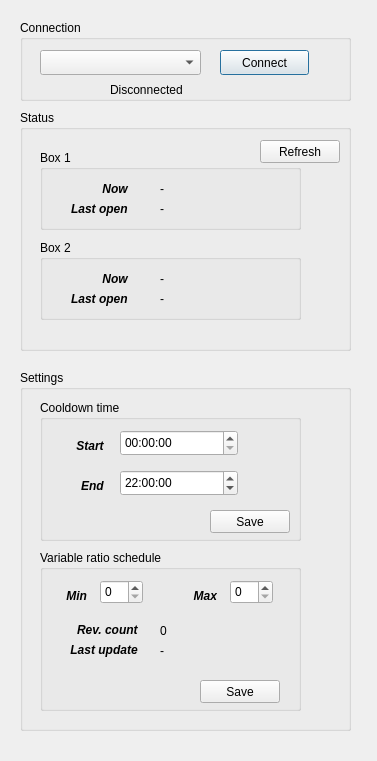
<?xml version="1.0" encoding="UTF-8"?>
<ui version="4.0">
 <class>ArduinoBox</class>
 <widget class="QDialog" name="ArduinoBox">
  <property name="geometry">
   <rect>
    <x>0</x>
    <y>0</y>
    <width>377</width>
    <height>761</height>
   </rect>
  </property>
  <property name="windowTitle">
   <string>Arduino Box</string>
  </property>
  <widget class="QGroupBox" name="groupBox">
   <property name="geometry">
    <rect>
     <x>20</x>
     <y>20</y>
     <width>331</width>
     <height>81</height>
    </rect>
   </property>
   <property name="title">
    <string>Connection</string>
   </property>
   <widget class="QComboBox" name="portsComboBox">
    <property name="geometry">
     <rect>
      <x>20</x>
      <y>30</y>
      <width>161</width>
      <height>25</height>
     </rect>
    </property>
   </widget>
   <widget class="QLabel" name="connectionStatusLabel">
    <property name="geometry">
     <rect>
      <x>90</x>
      <y>60</y>
      <width>101</width>
      <height>20</height>
     </rect>
    </property>
    <property name="text">
     <string>Disconnected</string>
    </property>
   </widget>
   <widget class="QPushButton" name="connectionButton">
    <property name="geometry">
     <rect>
      <x>200</x>
      <y>30</y>
      <width>89</width>
      <height>25</height>
     </rect>
    </property>
    <property name="text">
     <string>Connect</string>
    </property>
   </widget>
  </widget>
  <widget class="QGroupBox" name="groupBox_2">
   <property name="geometry">
    <rect>
     <x>20</x>
     <y>110</y>
     <width>331</width>
     <height>241</height>
    </rect>
   </property>
   <property name="title">
    <string>Status</string>
   </property>
   <widget class="QGroupBox" name="groupBox_4">
    <property name="geometry">
     <rect>
      <x>20</x>
      <y>40</y>
      <width>261</width>
      <height>80</height>
     </rect>
    </property>
    <property name="title">
     <string>Box 1</string>
    </property>
    <widget class="QLabel" name="box1StatusLabel">
     <property name="geometry">
      <rect>
       <x>120</x>
       <y>30</y>
       <width>131</width>
       <height>17</height>
      </rect>
     </property>
     <property name="text">
      <string>-</string>
     </property>
    </widget>
    <widget class="QLabel" name="label_3">
     <property name="geometry">
      <rect>
       <x>10</x>
       <y>50</y>
       <width>81</width>
       <height>17</height>
      </rect>
     </property>
     <property name="font">
      <font>
       <weight>75</weight>
       <italic>true</italic>
       <bold>true</bold>
      </font>
     </property>
     <property name="text">
      <string>Last open </string>
     </property>
     <property name="alignment">
      <set>Qt::AlignRight|Qt::AlignTrailing|Qt::AlignVCenter</set>
     </property>
    </widget>
    <widget class="QLabel" name="label">
     <property name="geometry">
      <rect>
       <x>10</x>
       <y>30</y>
       <width>81</width>
       <height>17</height>
      </rect>
     </property>
     <property name="font">
      <font>
       <weight>75</weight>
       <italic>true</italic>
       <bold>true</bold>
      </font>
     </property>
     <property name="text">
      <string>Now </string>
     </property>
     <property name="alignment">
      <set>Qt::AlignRight|Qt::AlignTrailing|Qt::AlignVCenter</set>
     </property>
    </widget>
    <widget class="QLabel" name="box1LastOpenLabel">
     <property name="geometry">
      <rect>
       <x>120</x>
       <y>50</y>
       <width>131</width>
       <height>17</height>
      </rect>
     </property>
     <property name="text">
      <string>-</string>
     </property>
    </widget>
   </widget>
   <widget class="QGroupBox" name="groupBox_7">
    <property name="geometry">
     <rect>
      <x>20</x>
      <y>130</y>
      <width>261</width>
      <height>80</height>
     </rect>
    </property>
    <property name="title">
     <string>Box 2</string>
    </property>
    <widget class="QLabel" name="box2StatusLabel">
     <property name="geometry">
      <rect>
       <x>120</x>
       <y>30</y>
       <width>131</width>
       <height>17</height>
      </rect>
     </property>
     <property name="text">
      <string>-</string>
     </property>
    </widget>
    <widget class="QLabel" name="label_5">
     <property name="geometry">
      <rect>
       <x>10</x>
       <y>50</y>
       <width>81</width>
       <height>17</height>
      </rect>
     </property>
     <property name="font">
      <font>
       <weight>75</weight>
       <italic>true</italic>
       <bold>true</bold>
      </font>
     </property>
     <property name="text">
      <string>Last open </string>
     </property>
     <property name="alignment">
      <set>Qt::AlignRight|Qt::AlignTrailing|Qt::AlignVCenter</set>
     </property>
    </widget>
    <widget class="QLabel" name="label_8">
     <property name="geometry">
      <rect>
       <x>10</x>
       <y>30</y>
       <width>81</width>
       <height>17</height>
      </rect>
     </property>
     <property name="font">
      <font>
       <weight>75</weight>
       <italic>true</italic>
       <bold>true</bold>
      </font>
     </property>
     <property name="text">
      <string>Now </string>
     </property>
     <property name="alignment">
      <set>Qt::AlignRight|Qt::AlignTrailing|Qt::AlignVCenter</set>
     </property>
    </widget>
    <widget class="QLabel" name="box2LastOpenLabel">
     <property name="geometry">
      <rect>
       <x>120</x>
       <y>50</y>
       <width>131</width>
       <height>17</height>
      </rect>
     </property>
     <property name="text">
      <string>-</string>
     </property>
    </widget>
   </widget>
   <widget class="QPushButton" name="refreshStatusButton">
    <property name="geometry">
     <rect>
      <x>240</x>
      <y>30</y>
      <width>80</width>
      <height>23</height>
     </rect>
    </property>
    <property name="text">
     <string>Refresh</string>
    </property>
   </widget>
  </widget>
  <widget class="QGroupBox" name="groupBox_3">
   <property name="geometry">
    <rect>
     <x>20</x>
     <y>370</y>
     <width>331</width>
     <height>361</height>
    </rect>
   </property>
   <property name="title">
    <string>Settings</string>
   </property>
   <widget class="QGroupBox" name="groupBox_5">
    <property name="geometry">
     <rect>
      <x>20</x>
      <y>30</y>
      <width>261</width>
      <height>141</height>
     </rect>
    </property>
    <property name="title">
     <string>Cooldown time</string>
    </property>
    <widget class="QTimeEdit" name="cooldownStartTimeEdit">
     <property name="geometry">
      <rect>
       <x>80</x>
       <y>30</y>
       <width>118</width>
       <height>26</height>
      </rect>
     </property>
    </widget>
    <widget class="QTimeEdit" name="cooldownEndTimeEdit">
     <property name="geometry">
      <rect>
       <x>80</x>
       <y>70</y>
       <width>118</width>
       <height>26</height>
      </rect>
     </property>
     <property name="dateTime">
      <datetime>
       <hour>22</hour>
       <minute>0</minute>
       <second>0</second>
       <year>2000</year>
       <month>1</month>
       <day>1</day>
      </datetime>
     </property>
    </widget>
    <widget class="QLabel" name="label_2">
     <property name="geometry">
      <rect>
       <x>0</x>
       <y>30</y>
       <width>67</width>
       <height>31</height>
      </rect>
     </property>
     <property name="font">
      <font>
       <weight>75</weight>
       <italic>true</italic>
       <bold>true</bold>
      </font>
     </property>
     <property name="text">
      <string>Start </string>
     </property>
     <property name="alignment">
      <set>Qt::AlignRight|Qt::AlignTrailing|Qt::AlignVCenter</set>
     </property>
    </widget>
    <widget class="QLabel" name="label_4">
     <property name="geometry">
      <rect>
       <x>0</x>
       <y>70</y>
       <width>67</width>
       <height>31</height>
      </rect>
     </property>
     <property name="font">
      <font>
       <weight>75</weight>
       <italic>true</italic>
       <bold>true</bold>
      </font>
     </property>
     <property name="text">
      <string>End </string>
     </property>
     <property name="alignment">
      <set>Qt::AlignRight|Qt::AlignTrailing|Qt::AlignVCenter</set>
     </property>
    </widget>
    <widget class="QPushButton" name="cooldownSave">
     <property name="geometry">
      <rect>
       <x>170</x>
       <y>110</y>
       <width>80</width>
       <height>23</height>
      </rect>
     </property>
     <property name="text">
      <string>Save</string>
     </property>
    </widget>
   </widget>
   <widget class="QGroupBox" name="groupBox_6">
    <property name="geometry">
     <rect>
      <x>20</x>
      <y>180</y>
      <width>261</width>
      <height>161</height>
     </rect>
    </property>
    <property name="title">
     <string>Variable ratio schedule</string>
    </property>
    <widget class="QLabel" name="label_6">
     <property name="geometry">
      <rect>
       <x>10</x>
       <y>90</y>
       <width>91</width>
       <height>20</height>
      </rect>
     </property>
     <property name="font">
      <font>
       <weight>75</weight>
       <italic>true</italic>
       <bold>true</bold>
      </font>
     </property>
     <property name="text">
      <string>Last update </string>
     </property>
     <property name="alignment">
      <set>Qt::AlignRight|Qt::AlignTrailing|Qt::AlignVCenter</set>
     </property>
    </widget>
    <widget class="QLabel" name="variableRatioLastUpdateLabel">
     <property name="geometry">
      <rect>
       <x>120</x>
       <y>90</y>
       <width>121</width>
       <height>21</height>
      </rect>
     </property>
     <property name="text">
      <string>-</string>
     </property>
    </widget>
    <widget class="QLabel" name="label_7">
     <property name="geometry">
      <rect>
       <x>-20</x>
       <y>30</y>
       <width>67</width>
       <height>31</height>
      </rect>
     </property>
     <property name="font">
      <font>
       <weight>75</weight>
       <italic>true</italic>
       <bold>true</bold>
      </font>
     </property>
     <property name="text">
      <string>Min</string>
     </property>
     <property name="alignment">
      <set>Qt::AlignRight|Qt::AlignTrailing|Qt::AlignVCenter</set>
     </property>
    </widget>
    <widget class="QSpinBox" name="box2MinEdit">
     <property name="geometry">
      <rect>
       <x>60</x>
       <y>30</y>
       <width>43</width>
       <height>24</height>
      </rect>
     </property>
    </widget>
    <widget class="QSpinBox" name="box2MaxEdit">
     <property name="geometry">
      <rect>
       <x>190</x>
       <y>30</y>
       <width>43</width>
       <height>24</height>
      </rect>
     </property>
    </widget>
    <widget class="QLabel" name="label_9">
     <property name="geometry">
      <rect>
       <x>110</x>
       <y>30</y>
       <width>67</width>
       <height>31</height>
      </rect>
     </property>
     <property name="font">
      <font>
       <weight>75</weight>
       <italic>true</italic>
       <bold>true</bold>
      </font>
     </property>
     <property name="text">
      <string>Max</string>
     </property>
     <property name="alignment">
      <set>Qt::AlignRight|Qt::AlignTrailing|Qt::AlignVCenter</set>
     </property>
    </widget>
    <widget class="QLabel" name="label_10">
     <property name="geometry">
      <rect>
       <x>10</x>
       <y>70</y>
       <width>91</width>
       <height>20</height>
      </rect>
     </property>
     <property name="font">
      <font>
       <weight>75</weight>
       <italic>true</italic>
       <bold>true</bold>
      </font>
     </property>
     <property name="text">
      <string>Rev. count </string>
     </property>
     <property name="alignment">
      <set>Qt::AlignRight|Qt::AlignTrailing|Qt::AlignVCenter</set>
     </property>
    </widget>
    <widget class="QLabel" name="variableRatioCountLabel">
     <property name="geometry">
      <rect>
       <x>120</x>
       <y>70</y>
       <width>81</width>
       <height>21</height>
      </rect>
     </property>
     <property name="text">
      <string>0</string>
     </property>
    </widget>
    <widget class="QPushButton" name="box2SettingsSaveButton">
     <property name="geometry">
      <rect>
       <x>160</x>
       <y>130</y>
       <width>80</width>
       <height>23</height>
      </rect>
     </property>
     <property name="text">
      <string>Save</string>
     </property>
    </widget>
   </widget>
  </widget>
 </widget>
 <resources/>
 <connections/>
</ui>
